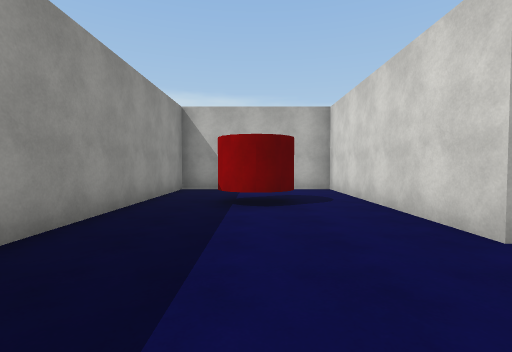
[1] (above)

24 first-person views from a walk through a scene from a Unity 3-D project. The camera is 1.4 m above the floor, tilts 2° down and sees 85° across. The floor is counted in squares, 2 m on a side. Each view is taken from the middle of a square. On the plan, view 1 faces up. The plan holds only what a view shows up to about 9 squares ahead; the rest is blank. The place goes on beyond the plan. Surface patterns are stand-ins for the level's own textures.

[2]
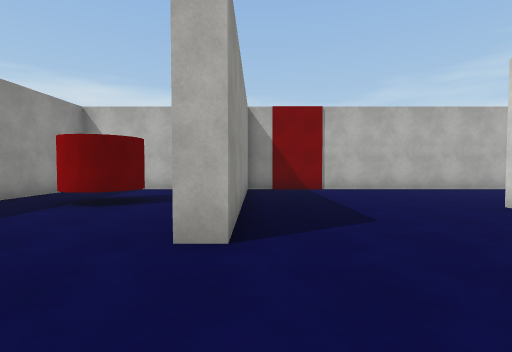

[3]
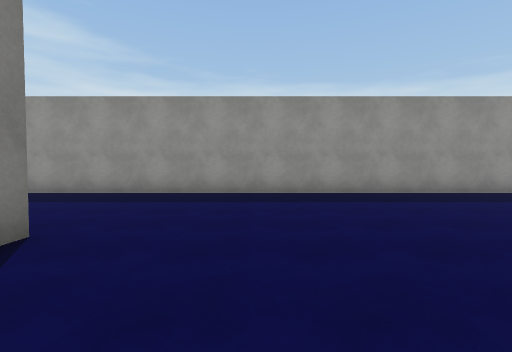

[4]
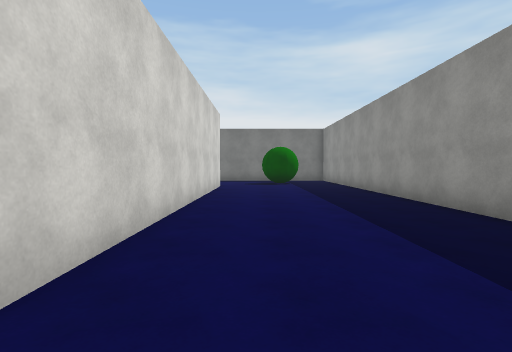

[5]
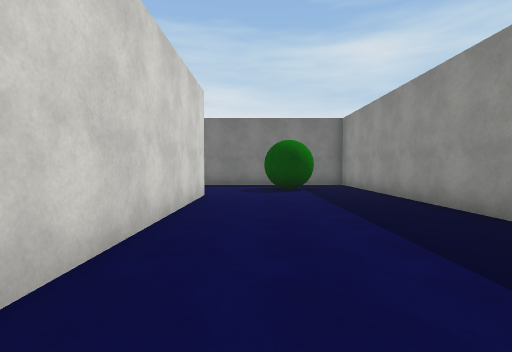

[6]
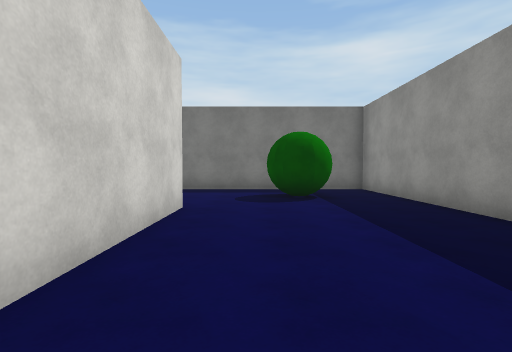

[7]
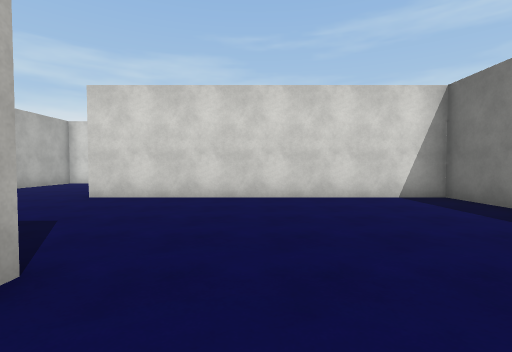

[8]
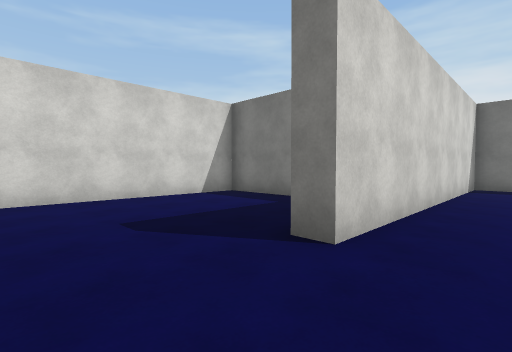

[9]
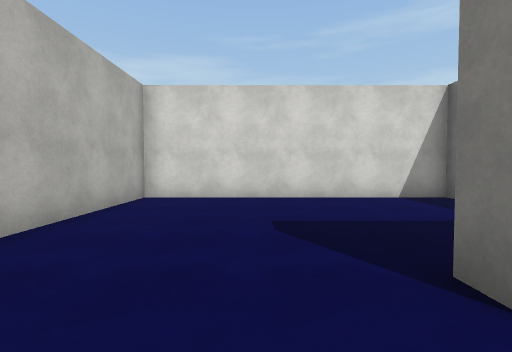

[10]
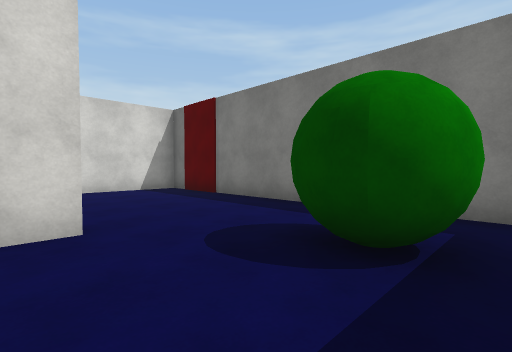

[11]
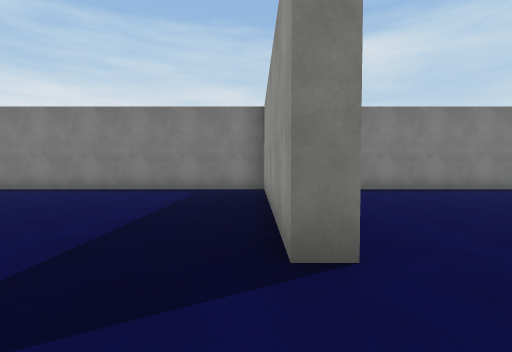

[12]
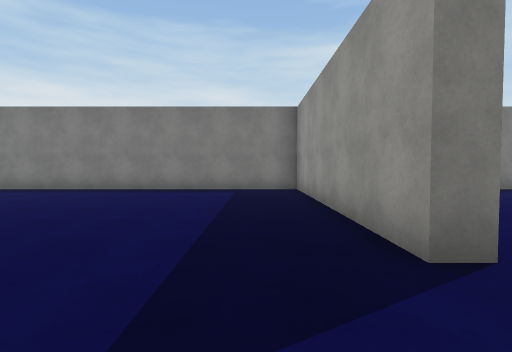

[13]
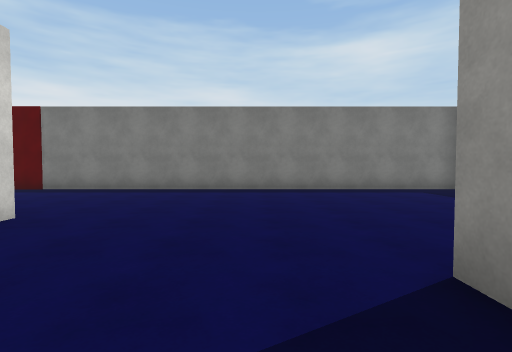

[14]
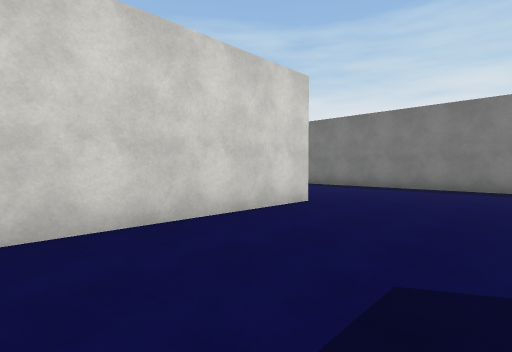

[15]
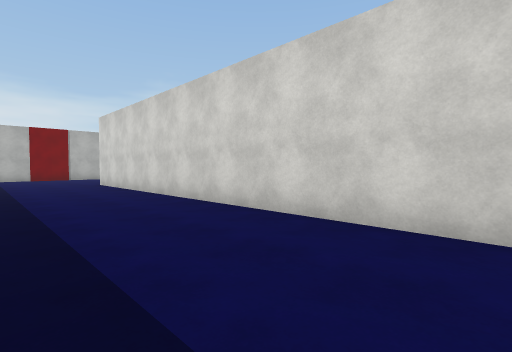

[16]
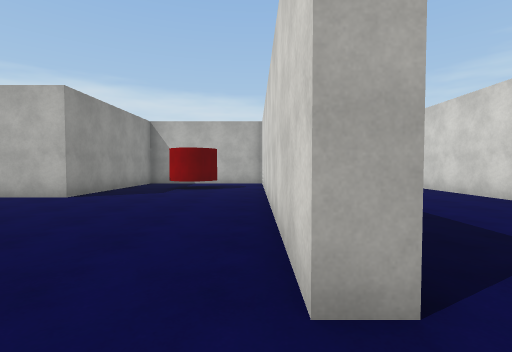

[17]
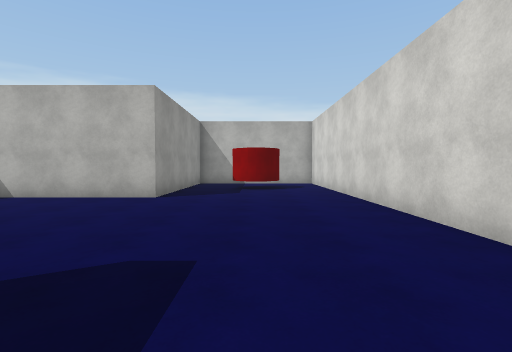

[18]
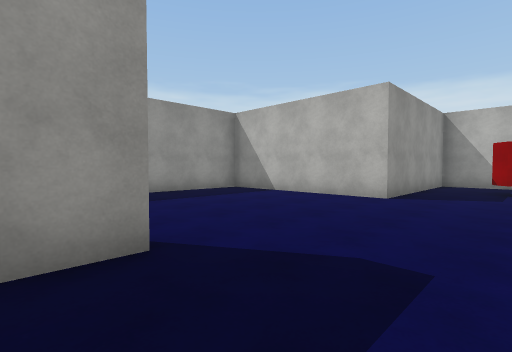

[19]
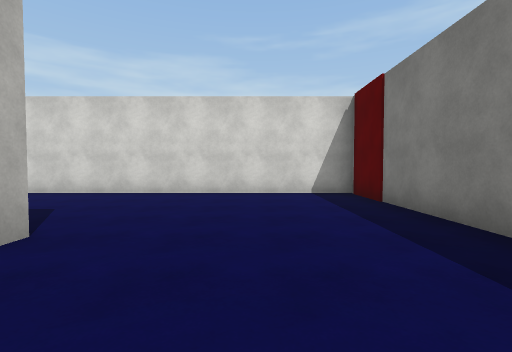

[20]
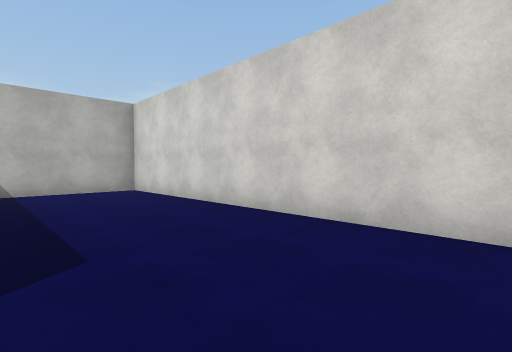

[21]
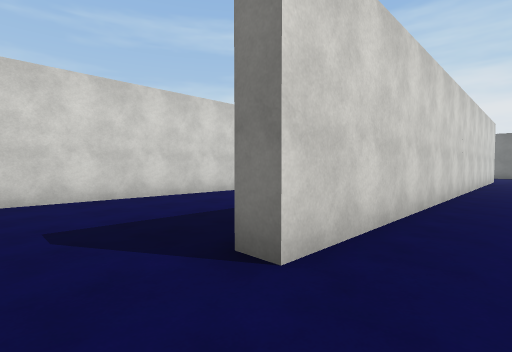

[22]
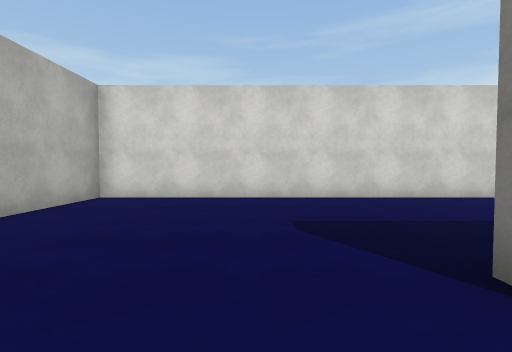

[23]
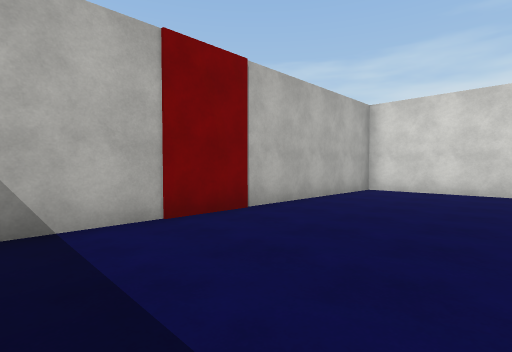

[24]
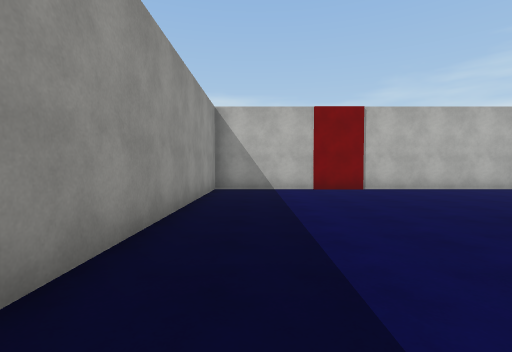

### Floor plan
Points are (right, up) in squares from view 1. A wall is a line through its corners. A room is listed if a view was taken in it or the views show most of it. See-through windows are left out.
Room 1 (views 1, 2, 3, 4, 5, 6, 7, 8, 9, 10)
walls: (5.6, -3.3) (7.2, -3.3) (7.2, 4.7) (7.8, 4.7); (10, 1.7) (12.3, 1.7) (12.3, 8.5) (2.8, 8.5); (2.8, 8) (2.8, 2.5) (2.2, 2.5) (2.2, 6.5); (-2.3, 6.5) (-2.3, -14.5); (2.2, -11.9) (2.2, -3.2)
ways out: opening at (1.5, -12.5) to room 2; opening at (1.5, 5.5) to room 3; opening at (-1.5, 5.5) to room 4; opening at (-1.5, -13.5) to room 5
Room 2 (views 11, 12, 13, 14, 15, 16, 17, 18, 19, 20, 21, 22, 23, 24)
walls: (12.8, -8.2) (12.8, -8.8) (12.3, -8.8) (12.3, -1); (17.2, -10.9) (17.2, 3.5) (17.8, 3.5); (7.1, -9) (7.8, -9) (7.8, -15.5) (22.3, -15.5) (22.3, -3.8) (19.2, -3.8); (9.1, 1.3) (8.5, 1.3); (7.8, 0.5) (7.8, -3.8) (3.5, -3.8); (22.3, -0.4) (22.3, 8.5) (12.8, 8.5) (12.8, 1.2); (2.8, -4.5) (2.8, -6.9); (-0.5, -15.5) (7.2, -15.5) (7.2, -12.9)
ways out: opening at (1.5, -12.5) to room 1; opening at (0, -15) to room 5
Room 3 (no view inside)
walls: (2.2, 6.5) (2.2, 8.5) (-0.5, 8.5)
ways out: opening at (1.5, 5.5) to room 1; opening at (0, 7.5) to room 4
Room 4 (no view inside)
walls: (-0.5, 8.5) (-2.3, 8.5) (-2.3, 6.5)
ways out: opening at (-1.5, 5.5) to room 1; opening at (0, 7.5) to room 3
Room 5 (no view inside)
walls: (-2.3, -14.5) (-2.3, -15.5) (-0.5, -15.5)
ways out: opening at (-1.5, -13.5) to room 1; opening at (0, -15) to room 2

Where each view was taken, in squares from view 1:
view 1: 0 up, 0 right, facing up
view 2: 0 up, 3 right, facing up
view 3: 1 down, 5 right, facing left
view 4: 2 down, 1 right, facing down
view 5: 5 down, 1 right, facing down
view 6: 7 down, 1 right, facing down
view 7: 1 up, 1 right, facing right
view 8: 7 up, 6 right, facing down-right
view 9: 6 up, 6 right, facing right
view 10: 11 down, 1 left, facing down-right
view 11: 7 down, 8 right, facing down
view 12: 7 down, 9 right, facing down
view 13: 7 down, 14 right, facing down
view 14: 6 down, 14 right, facing down-right
view 15: 8 down, 14 right, facing up-right
view 16: 10 down, 12 right, facing up
view 17: 10 down, 10 right, facing up
view 18: 10 down, 10 right, facing up-left
view 19: 13 down, 15 right, facing right
view 20: 12 down, 19 right, facing up-right
view 21: 5 up, 16 right, facing down-right
view 22: 5 up, 16 right, facing right
view 23: 5 up, 14 right, facing up-right
view 24: 0 up, 14 right, facing up
